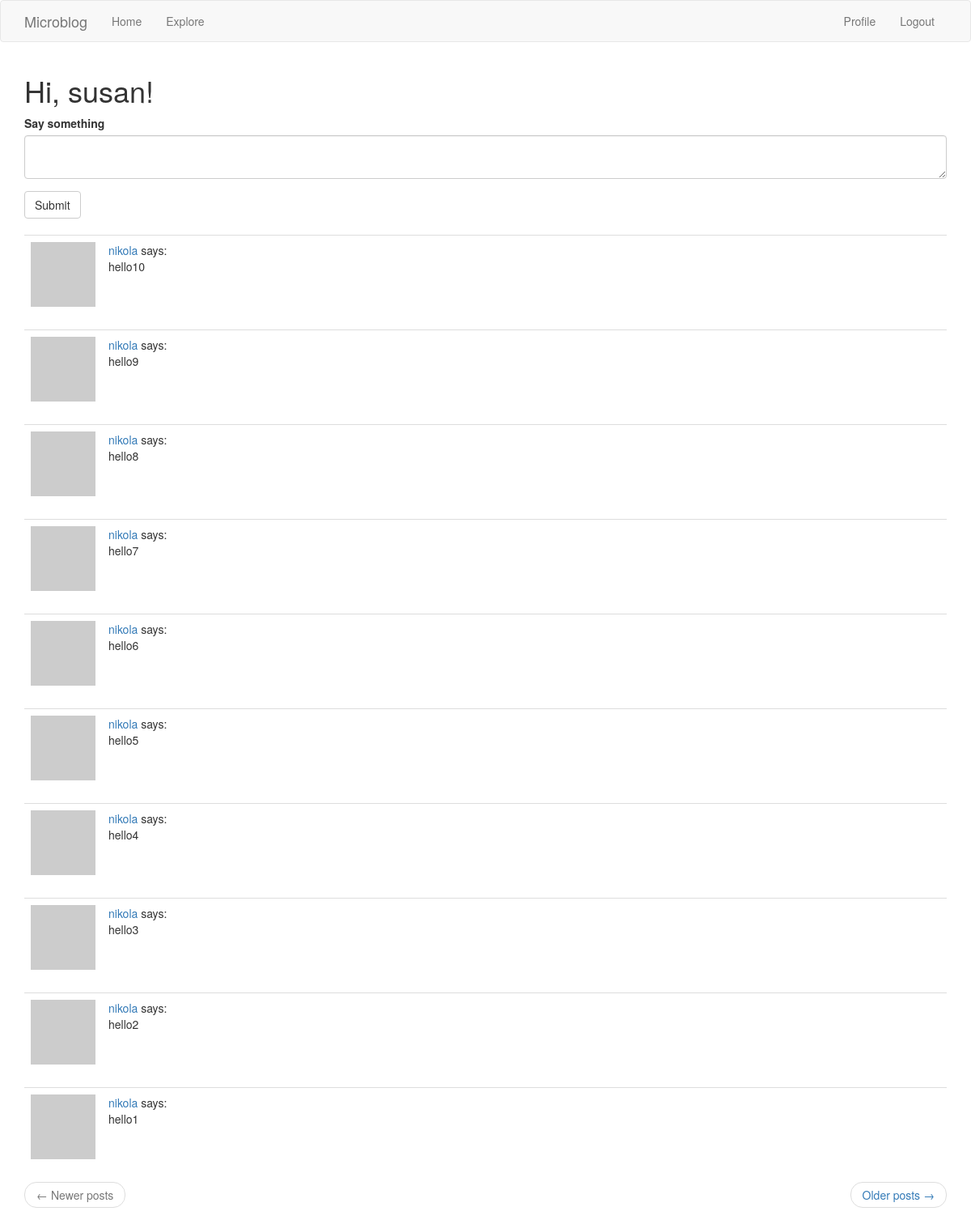
The app's page /index (signed in) with its own data.
### app1/models.py (models this page shows, shortened)
class User(UserMixin, db.Model):
    id = db.Column(db.Integer, primary_key=True)
    username = db.Column(db.String(64), index=True, unique=True)
    email = db.Column(db.String(120), index=True, unique=True)
    password_hash = db.Column(db.String(128))
    posts = db.relationship('Post', backref='author', lazy='dynamic')
    about_me = db.Column(db.String(140))
    last_seen = db.Column(db.DateTime, default=datetime.utcnow)
    follows = db.relationship(
        'User', secondary=followers,
        primaryjoin=(followers.c.follower_id == id),
        secondaryjoin=(followers.c.followed_id == id),
        backref=db.backref('followers', lazy='dynamic'), lazy='dynamic')
    def avatar(self, size):
        digest = md5(self.email.lower().encode('utf-8')).hexdigest()
        return 'https://www.gravatar.com/avatar/{}?d=identicon&s={}'.format(digest, size)
    def followed_posts(self):
        followed = Post.query.join(
            followers, followers.c.followed_id == Post.user_id).filter(
                followers.c.follower_id == self.id)
        return followed.union(self.posts).order_by(Post.timestamp.desc())

class Post(db.Model):
    id = db.Column(db.Integer, primary_key=True)
    body = db.Column(db.String(140))
    timestamp = db.Column(db.DateTime, index=True, default=datetime.utcnow)
    user_id = db.Column(db.Integer, db.ForeignKey('user.id'))

### app1/routes.py (the view)
@app.route('/', methods=['GET', 'POST'])
@app.route('/index', methods=['GET', 'POST'])
@login_required
def index():
    form = PostForm()
    if form.validate_on_submit():
        post = Post(body=form.post.data, author=current_user)
        db.session.add(post)
        db.session.commit()
        flash('Your post is now live!')
        return redirect(url_for('index'))
    page = request.args.get('page', 1, type=int)
    posts = current_user.followed_posts().paginate(
        page, app.config['POSTS_PER_PAGE'], False)
    next_url = url_for('index', page=posts.next_num) \
        if posts.has_next else None
    prev_url = url_for('index', page=posts.prev_num) \
        if posts.has_prev else None
    return render_template('index.html', title='Home', posts=posts.items, form=form, next_url=next_url, prev_url=prev_url)

### app1/forms.py
class PostForm(FlaskForm):
    post = TextAreaField('Say something', validators=[DataRequired(), Length(min=1, max=140)])
    submit = SubmitField('Submit')

### app1/models.py (called while the page is built)
@login.user_loader
def load_user(id):
    return User.query.get(int(id))

### app1/routes.py (called while the page is built)
@app.before_request
def before_request():
    if current_user.is_authenticated:
        current_user.last_seen = datetime.utcnow()
        db.session.commit()

### app1/templates/index.html
{% extends "base.html" %}
{% import 'bootstrap/wtf.html' as wtf %}
{% block app_content %}
        <h1>Hi, {{ current_user.username }}!</h1>
        {% if form %}
                {{ wtf.quick_form(form) }}
                <br>
        {% endif %}
        {% for post in posts %}
        	{% include "_post.html" %}
        {% endfor %}
        <nav aria-label="...">
                <ul class="pager">
                    <li class="previous{% if not prev_url %} disabled{% endif %}">
                        <a href="{{ prev_url or '#' }}">
                            <span aria-hidden="true">&larr;</span> Newer posts
                        </a>
                    </li>
                    <li class="next{% if not next_url %} disabled{% endif %}">
                        <a href="{{ next_url or '#' }}">
                            Older posts <span aria-hidden="true">&rarr;</span>
                        </a>
                    </li>
                </ul>
        </nav>
{% endblock %}}

### app1/templates/_post.html
<table class="table table-hover">
    <tr>
        <td width="70px">
            <a href="{{ url_for('user', username=post.author.username) }}">
                <img src="{{ post.author.avatar(70) }}" />
            </a>
        </td>
        <td>
            <a href="{{ url_for('user', username=post.author.username) }}">
                {{ post.author.username }}
            </a>
            says:
            <br>
            {{ post.body }}
        </td>
    </tr>
</table>

### records on screen
User: username "susan"
Post: author.username "nikola", body "hello10"
Post: author.username "nikola", body "hello9"
Post: author.username "nikola", body "hello8"
Post: author.username "nikola", body "hello7"
Post: author.username "nikola", body "hello6"
Post: author.username "nikola", body "hello5"
Post: author.username "nikola", body "hello4"
Post: author.username "nikola", body "hello3"
Post: author.username "nikola", body "hello2"
Post: author.username "nikola", body "hello1"
